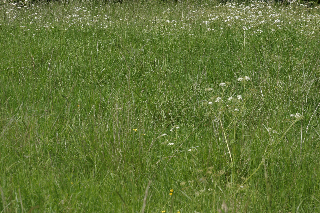
%> input picture MSRC_v1/images/training/1_1_s.bmp, 320 x 213 px
$ octave --eval "result = getTrainingImages;"   (GNU Octave 9; MATLAB toolbox functions it lacks are replaced by stand-ins)
%> lines starting %> are read from the running program, lines starting %| are printed output that depends on the picture
% input: none
% output: im (1 x num_images cell)
%         im_size (num_images x 2 double)

function [im, im_size] = getTrainingImages

num_images = 120;

im{1} = imread('../MSRC_v1/images/training/1_1_s.bmp');
im{2} = imread('../MSRC_v1/images/training/1_2_s.bmp');
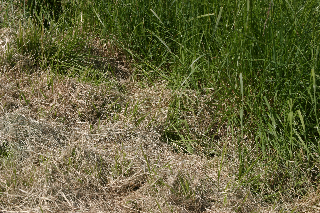
%> input picture MSRC_v1/images/training/1_2_s.bmp, 320 x 213 px
im{3} = imread('../MSRC_v1/images/training/1_3_s.bmp');
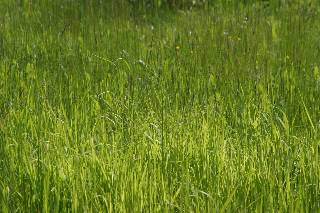
%> input picture MSRC_v1/images/training/1_3_s.bmp, 320 x 213 px
im{4} = imread('../MSRC_v1/images/training/1_4_s.bmp');
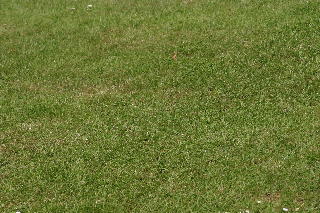
%> input picture MSRC_v1/images/training/1_4_s.bmp, 320 x 213 px
%> (the run ends here)
